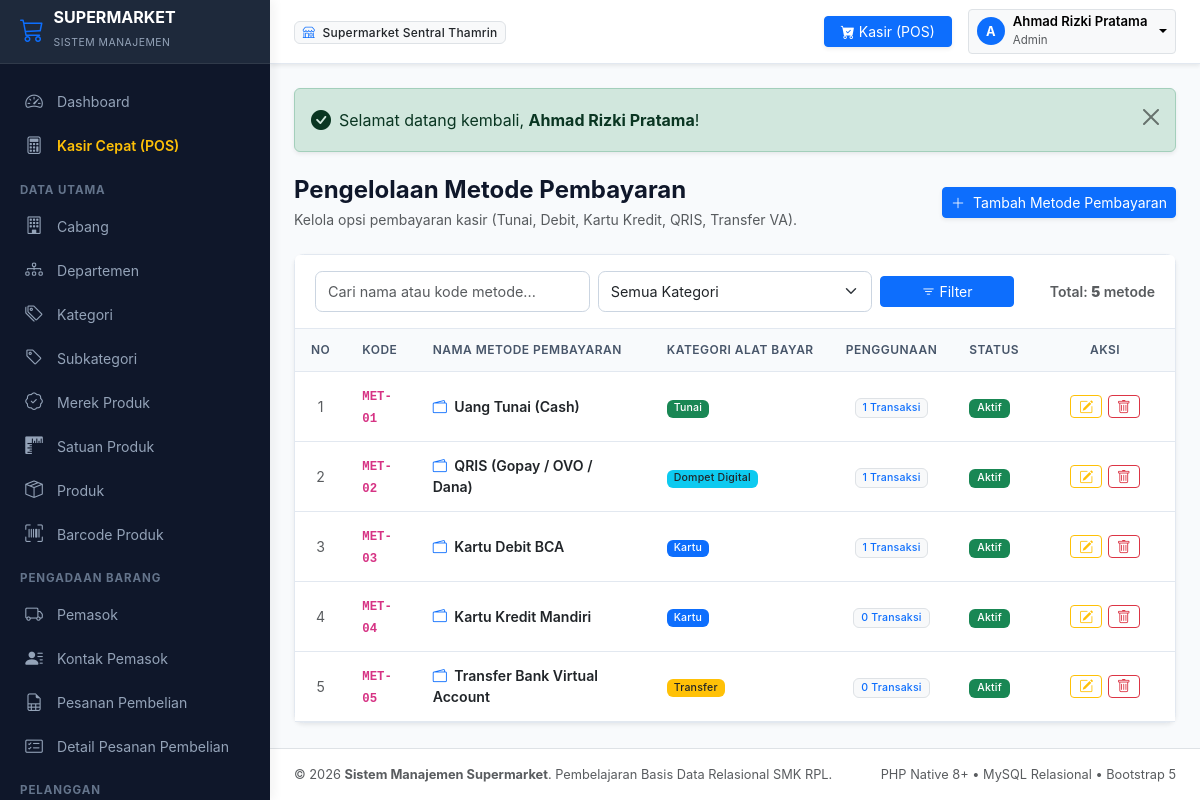
The page /modules/metode_pembayaran/index.php (signed in) on the database its author committed.
### tables this page shows
CREATE TABLE `metode_pembayaran` (
    `id_metode` INT AUTO_INCREMENT PRIMARY KEY,
    `kode_metode` VARCHAR(20) NOT NULL UNIQUE,
    `nama_metode` VARCHAR(50) NOT NULL,
    `kategori` ENUM('tunai', 'kartu', 'dompet_digital', 'transfer') NOT NULL DEFAULT 'tunai',
    `status` ENUM('aktif', 'nonaktif') NOT NULL DEFAULT 'aktif'
);

### modules/metode_pembayaran/index.php (the view, shortened to what this page needs)
<?php
require_once __DIR__ . '/../../includes/header.php';
$cari = trim($_GET['cari'] ?? '');
$halaman_aktif = (int)($_GET['halaman'] ?? 1);
$limit = 10;
$sqlCount = "SELECT COUNT(*) FROM metode_pembayaran WHERE 1=1";
$params = [];
$stmt = $pdo->prepare($sqlCount);
$stmt->execute($params);
$total_data = (int)$stmt->fetchColumn();
$paginasi = hitung_pagination($total_data, $limit, $halaman_aktif);
$sqlData = "
    SELECT
        m.*,
        (SELECT COUNT(*) FROM pembayaran_penjualan pp WHERE pp.id_metode = m.id_metode) AS total_transaksi_pakai
    FROM metode_pembayaran m
    WHERE 1=1
";
$sqlData .= " ORDER BY m.id_metode ASC LIMIT {$paginasi['limit']} OFFSET {$paginasi['offset']}";
$stmt = $pdo->prepare($sqlData);
$stmt->execute($params);
$daftar_metode = $stmt->fetchAll();
?>
<div class="d-flex flex-column flex-md-row justify-content-between align-items-md-center gap-3 mb-4">
    <div>
        <h4 class="fw-bold mb-1">Pengelolaan Metode Pembayaran</h4>
        <p class="text-muted small mb-0">Kelola opsi pembayaran kasir (Tunai, Debit, Kartu Kredit, QRIS, Transfer VA).</p>
    </div>
    <div>
        <a href="<?= base_url('modules/metode_pembayaran/tambah.php') ?>" class="btn btn-primary btn-sm shadow-sm">
            <i class="bi bi-plus-lg me-1"></i> Tambah Metode Pembayaran
        </a>
    </div>
</div>
<div class="card shadow-sm">
    <div class="card-header bg-white py-3">
        <form method="GET" action="" class="row g-2 align-items-center">
            <div class="col-sm-5 col-md-4">
                <input type="text" name="cari" class="form-control form-control-sm" placeholder="Cari nama atau kode metode..." value="<?= escape($cari) ?>">
            </div>
            <div class="col-sm-4 col-md-4">
                <select name="kategori" class="form-select form-select-sm" onchange="this.form.submit()">
                    <option value="">Semua Kategori</option>
                </select>
            </div>
            <div class="col-sm-3 col-md-2">
                <button class="btn btn-primary btn-sm w-100" type="submit"><i class="bi bi-filter"></i> Filter</button>
            </div>
            <div class="col-md-2 text-md-end text-muted small">
                Total: <strong><?= $paginasi['total_data'] ?></strong> metode
            </div>
        </form>
    </div>
    <div class="table-responsive">
        <table class="table table-hover align-middle">
            <thead>
                <tr>
                    <th style="width: 50px;" class="text-center">No</th>
                    <th>Kode</th>
                    <th>Nama Metode Pembayaran</th>
                    <th>Kategori Alat Bayar</th>
                    <th class="text-center">Penggunaan</th>
                    <th>Status</th>
                    <th class="text-center" style="width: 140px;">Aksi</th>
                </tr>
            </thead>
            <tbody>
                <?php if (empty($daftar_metode)): ?>
                    <tr>
                        <td colspan="7" class="text-center py-4 text-muted">
                            <i class="bi bi-credit-card fs-3 d-block mb-1"></i> Data metode pembayaran tidak ditemukan.
                        </td>
                    </tr>
                <?php else: ?>
                    <?php $no = $paginasi['dari']; foreach ($daftar_metode as $row): ?>
                        <tr>
                            <td class="text-center text-muted"><?= $no++ ?></td>
                            <td class="fw-semibold"><code><?= escape($row['kode_metode']) ?></code></td>
                            <td class="fw-semibold text-dark">
                                <i class="bi bi-wallet2 me-1 text-primary"></i> <?= escape($row['nama_metode']) ?>
                            </td>
                            <td>
                                <?php
                                $badge_kat = match($row['kategori']) {
                                    'tunai' => 'bg-success',
                                    'kartu' => 'bg-primary',
                                    'dompet_digital' => 'bg-info text-dark',
                                    'transfer' => 'bg-warning text-dark',
                                    default => 'bg-secondary'
                                };
                                ?>
                                <span class="badge <?= $badge_kat ?> text-capitalize"><?= str_replace('_', ' ', $row['kategori']) ?></span>
                            </td>
                            <td class="text-center">
                                <a href="<?= base_url('modules/pembayaran_penjualan/index.php?id_metode=' . $row['id_metode']) ?>" class="badge bg-light text-primary border text-decoration-none">
                                    <?= $row['total_transaksi_pakai'] ?> Transaksi
                                </a>
                            </td>
                            <td><?= badge_status($row['status']) ?></td>
                            <td class="text-center">
                                <div class="btn-action-group">
                                    <a href="<?= base_url('modules/metode_pembayaran/edit.php?id=' . $row['id_metode']) ?>" class="btn btn-outline-warning btn-sm py-0 px-2" title="Ubah Data">
                                        <i class="bi bi-pencil-square"></i>
                                    </a>
                                    <button type="button" class="btn btn-outline-danger btn-sm py-0 px-2" data-bs-toggle="modal" data-bs-target="#modalKonfirmasiHapus" data-url="<?= base_url('modules/metode_pembayaran/hapus.php?id=' . $row['id_metode']) ?>" data-nama="<?= escape($row['nama_metode']) ?>" title="Hapus Metode">
                                        <i class="bi bi-trash"></i>
                                    </button>
                                </div>
                            </td>
                        </tr>
                    <?php endforeach; ?>
                <?php endif; ?>
            </tbody>
        </table>
    </div>
</div>
<?php require_once __DIR__ . '/../../includes/footer.php'; ?>

### includes/fungsi.php (shortened to what this page needs)
<?php
function base_url($path = '') {
    $scriptName = str_replace('\\', '/', $_SERVER['SCRIPT_NAME'] ?? '');
    $parts = explode('/', trim($scriptName, '/'));
    $rootFolder = $parts[0] ?? '';
    $protocol = (!empty($_SERVER['HTTPS']) && $_SERVER['HTTPS'] !== 'off') ? 'https' : 'http';
    $host = $_SERVER['HTTP_HOST'] ?? 'localhost';
    $base = $protocol . '://' . $host . '/' . $rootFolder;
    if ($path !== '') {
        return rtrim($base, '/') . '/' . ltrim($path, '/');
    }
    return rtrim($base, '/');
}
function escape($string) {
    return htmlspecialchars((string)$string, ENT_QUOTES, 'UTF-8');
}
function badge_status($status) {
    $status_str = strtolower(trim((string)$status));
    $badge_class = 'bg-secondary';
    $label = ucfirst($status);
    switch ($status_str) {
        case 'aktif':
        case 'lunas':
        case 'diterima':
        case 'berhasil':
        case 'utama':
        case 'ya':
            $badge_class = 'bg-success';
            $label = ($status_str === 'ya') ? 'Ya' : ucfirst($status_str);
            break;
    }
    return "<span class=\"badge {$badge_class} px-2 py-1\">" . escape($label) . "</span>";
}
function flash_display() {
    if (isset($_SESSION['flash'])) {
        $tipe = $_SESSION['flash']['tipe'];
        $pesan = $_SESSION['flash']['pesan'];
        $icon = match($tipe) {
            'success' => 'bi-check-circle-fill',
            'danger' => 'bi-exclamation-triangle-fill',
            'warning' => 'bi-exclamation-circle-fill',
            default => 'bi-info-circle-fill'
        };
        echo "
        <div class=\"alert alert-{$tipe} alert-dismissible fade show d-flex align-items-center mb-4 shadow-sm\" role=\"alert\">
            <i class=\"bi {$icon} me-2 fs-5\"></i>
            <div class=\"flex-grow-1\">{$pesan}</div>
            <button type=\"button\" class=\"btn-close\" data-bs-dismiss=\"alert\" aria-label=\"Close\"></button>
        </div>";
    }
}
function hitung_pagination($total_data, $limit = 10, $halaman_aktif = 1) {
    $total_data = max(0, (int)$total_data);
    $limit = max(1, (int)$limit);
    $total_halaman = max(1, (int)ceil($total_data / $limit));
    $halaman_aktif = max(1, min((int)$halaman_aktif, $total_halaman));
    $offset = ($halaman_aktif - 1) * $limit;
    $dari = $total_data > 0 ? $offset + 1 : 0;
    $sampai = min($offset + $limit, $total_data);
    return [
        'total_data' => $total_data,
        'limit' => $limit,
        'halaman_aktif' => $halaman_aktif,
        'total_halaman' => $total_halaman,
        'offset' => $offset,
        'dari' => $dari,
        'sampai' => $sampai
    ];
}

### assets/css/style.css (style rules this page uses)
:root { --primary-color: #2563eb; --primary-hover: #1d4ed8; --secondary-color: #475569; --sidebar-bg: #0f172a; --sidebar-header: #1e293b; --sidebar-color: #94a3b8; --sidebar-hover: #ffffff; --sidebar-active-bg: #2563eb; --body-bg: #f8fafc; --card-bg: #ffffff; --border-color: #e2e8f0; --text-primary: #0f172a; --text-secondary: #64748b; --sidebar-width: 270px; --header-height: 64px; }
body { font-family: -apple-system, BlinkMacSystemFont, "Segoe UI", Roboto, "Helvetica Neue", Arial, sans-serif; background-color: var(--body-bg); color: var(--text-primary); min-height: 100vh; overflow-x: hidden; }
.card { border: 1px solid var(--border-color); border-radius: 0.6rem; box-shadow: 0 1px 3px rgba(0, 0, 0, 0.04); background-color: #ffffff; }
.card-header { background-color: #ffffff; border-bottom: 1px solid var(--border-color); padding: 1rem 1.25rem; font-weight: 600; }
.table { margin-bottom: 0; font-size: 0.88rem; vertical-align: middle; }
.table thead th { background-color: #f8fafc; color: #475569; font-weight: 600; text-transform: uppercase; font-size: 0.75rem; letter-spacing: 0.04em; border-bottom: 1px solid var(--border-color); white-space: nowrap; padding: 0.75rem 1rem; }
.table tbody td { padding: 0.75rem 1rem; border-bottom: 1px solid var(--border-color); }
.badge { font-weight: 500; letter-spacing: 0.02em; }
.form-control, .form-select { border-color: #cbd5e1; font-size: 0.9rem; border-radius: 0.45rem; padding: 0.55rem 0.75rem; }
.btn-action-group { display: inline-flex; gap: 0.35rem; }

### rows shown on the page
metode_pembayaran: kode_metode "MET-01", nama_metode "Uang Tunai (Cash)", kategori "Tunai", total_transaksi_pakai "1", status "Aktif"
metode_pembayaran: kode_metode "MET-02", nama_metode "QRIS (Gopay / OVO / Dana)", kategori "Dompet Digital", total_transaksi_pakai "1", status "Aktif"
metode_pembayaran: kode_metode "MET-03", nama_metode "Kartu Debit BCA", kategori "Kartu", total_transaksi_pakai "1", status "Aktif"
metode_pembayaran: kode_metode "MET-04", nama_metode "Kartu Kredit Mandiri", kategori "Kartu", total_transaksi_pakai "0", status "Aktif"
metode_pembayaran: kode_metode "MET-05", nama_metode "Transfer Bank Virtual Account", kategori "Transfer", total_transaksi_pakai "0", status "Aktif"

### other values the page prints
$user_aktif['nama_cabang'] "Supermarket Sentral Thamrin"
substr($user_aktif['nama_karyawan'], 0, 1) "A"
$user_aktif['nama_karyawan'] "Ahmad Rizki Pratama"
$user_aktif['peran'] "Admin"
$pesan "Selamat datang kembali, Ahmad Rizki Pratama !"
$paginasi['total_data'] "5"
